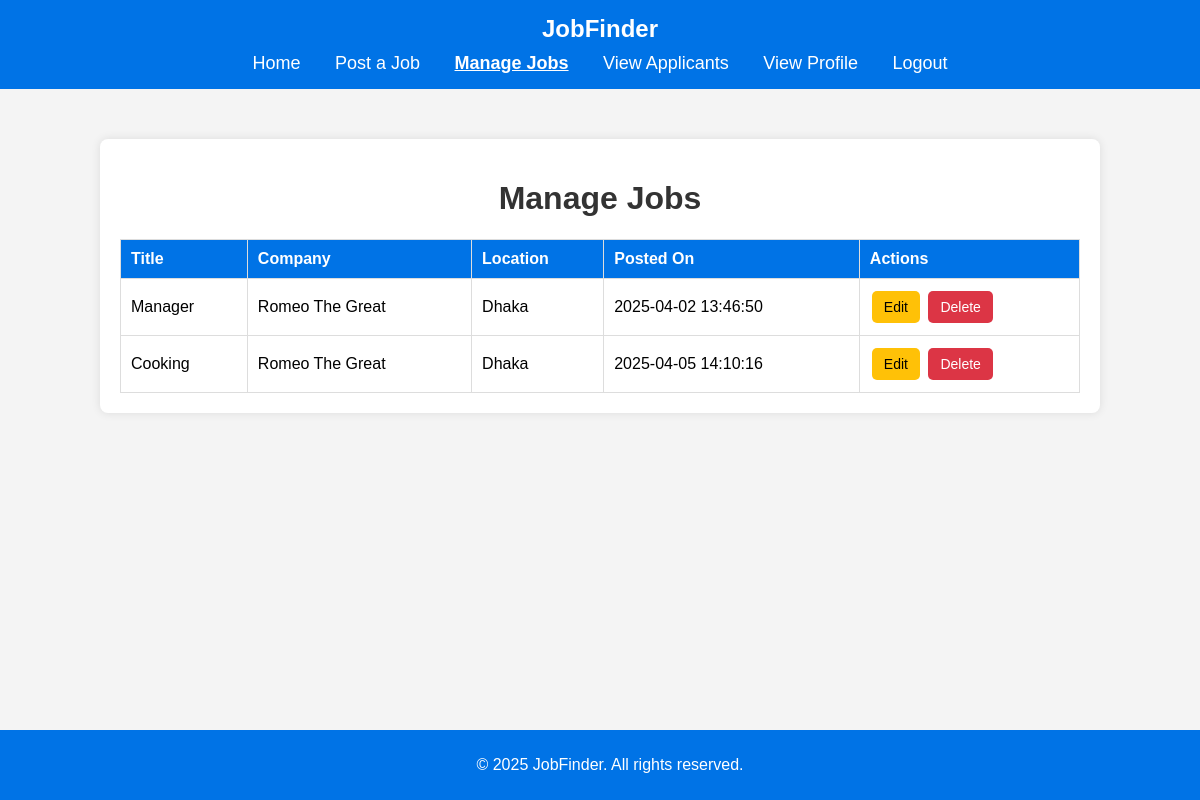
Screenshot of /manage-jobs.php (signed in) with the database file from the repository.
### tables this page shows
CREATE TABLE `jobs` (
  `id` int(11) NOT NULL,
  `title` varchar(255) NOT NULL,
  `company` varchar(255) NOT NULL,
  `location` varchar(255) NOT NULL,
  `description` text NOT NULL,
  `posted_by` int(11) NOT NULL,
  `created_at` timestamp NOT NULL DEFAULT current_timestamp()
);

### manage-jobs.php (the view, shortened to what this page needs)
<?php
include 'config.php';
$job_giver_id = $_SESSION['user_id'];
$query = "SELECT id, title, company, location, description, created_at FROM jobs WHERE posted_by = ?";
$stmt = $conn->prepare($query);
$stmt->bind_param("i", $job_giver_id);
$stmt->execute();
$result = $stmt->get_result();
$jobs = $result->fetch_all(MYSQLI_ASSOC);
?>
<!DOCTYPE html>
<html lang="en">
<head>
    <link rel="stylesheet" href="manage-jobs.css">
</head>
<body>
<header>
    <div class="logo">JobFinder</div>
    <nav>
        <a href="job_giver.php">Home</a>
        <a href="post-job.php">Post a Job</a>
        <a href="manage-jobs.php" class="active">Manage Jobs</a>
        <a href="view-applicants.php">View Applicants</a>
        <a href="giver_profile.php">View Profile</a>
        <a href="logout.php">Logout</a>
    </nav>
</header>
<main>
    <div class="container">
        <h1>Manage Jobs</h1>
        <?php if (empty($jobs)): ?>
            <p>No jobs posted yet.</p>
        <?php else: ?>
            <table>
                <thead>
                    <tr>
                        <th>Title</th>
                        <th>Company</th>
                        <th>Location</th>
                        <th>Posted On</th>
                        <th>Actions</th>
                    </tr>
                </thead>
                <tbody>
                    <?php foreach ($jobs as $job): ?>
                        <tr>
                            <td><?= htmlspecialchars($job['title']) ?></td>
                            <td><?= htmlspecialchars($job['company']) ?></td>
                            <td><?= htmlspecialchars($job['location']) ?></td>
                            <td><?= htmlspecialchars($job['created_at']) ?></td>
                            <td>
                                <button class="edit-btn" data-id="<?= $job['id'] ?>">Edit</button>
                                <button class="delete-btn" data-id="<?= $job['id'] ?>">Delete</button>
                            </td>
                        </tr>
                    <?php endforeach; ?>
                </tbody>
            </table>
        <?php endif; ?>
    </div>
</main>
<footer>
    <p>© 2025 JobFinder. All rights reserved.</p>
</footer>
</body>
</html>

### manage-jobs.css (style rules this page uses)
body { font-family: Arial, sans-serif; margin: 0; padding: 0; background-color: #f4f4f4; }
header { background-color: #0073e6; color: white; padding: 15px 0; text-align: center; }
header .logo { font-size: 24px; font-weight: bold; }
nav { margin-top: 10px; }
nav a { color: white; text-decoration: none; margin: 0 15px; font-size: 18px; }
nav a.active { font-weight: bold; text-decoration: underline; }
.container { width: 80%; margin: 50px auto; background-color: white; padding: 20px; box-shadow: 0px 0px 10px rgba(0, 0, 0, 0.1); border-radius: 8px; }
h1 { text-align: center; color: #333; }
table { width: 100%; border-collapse: collapse; margin-top: 20px; }
table th, table td { border: 1px solid #ddd; padding: 10px; text-align: left; }
table th { background-color: #0073e6; color: white; }
button { padding: 8px 12px; border: none; cursor: pointer; font-size: 14px; border-radius: 5px; margin: 2px; }
.edit-btn { background-color: #ffc107; color: black; }
.delete-btn { background-color: #dc3545; color: white; }
footer { text-align: center; padding: 10px; background-color: #0073e6; color: white; position: fixed; width: 100%; bottom: 0; }

### rows the page displays
jobs: title "Manager", company "Romeo The Great", location "Dhaka", created_at "2025-04-02 13:46:50"
jobs: title "Cooking", company "Romeo The Great", location "Dhaka", created_at "2025-04-05 14:10:16"
